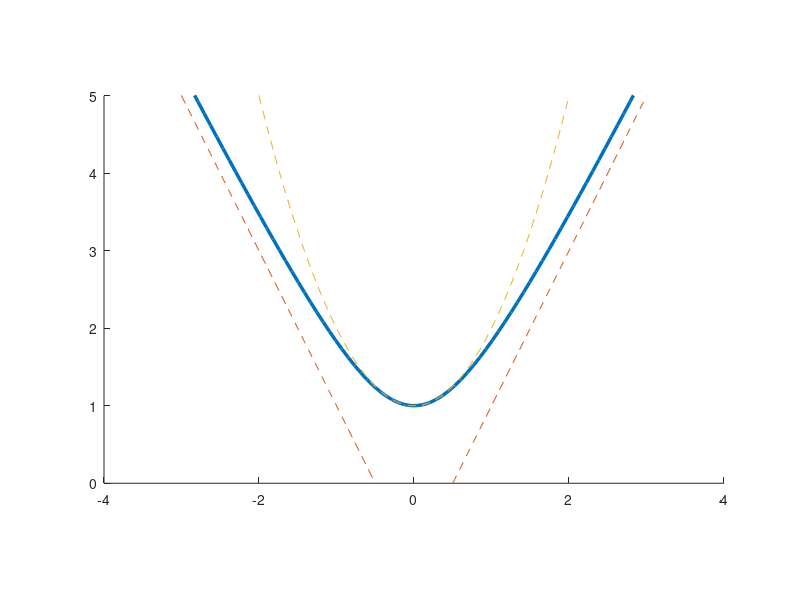

MATLAB code for this plot: (Note: this script raises an error after producing the figure.)
clear;
clc;

chrb = @(x,eps) 2*(eps^2)*sqrt(1+(x^2)/(eps^2))-2*(eps^2)+1;
fnc1 = @(x) chrb(x,1);
fnp = @(x) log(1+x^2);
fna = @(x) 2*abs(x)-1;
fnq = @(x) x*x+1;
x = linspace(-4,4,100);
y1 = arrayfun(fnc1,x);
y2 = arrayfun(fna,x);
y3 = arrayfun(fnq,x);

hold on;
p1 = plot(x,y1);
p3 = plot(x,y2,'--');
p4 = plot(x,y3,'--');
axis([-inf inf 0 5]);
axis equal
set(p1, 'Linewidth', 2.5);
set(p2, 'Linewidth', 2.5);
set(p3, 'Linewidth', 1.3);
set(p4, 'Linewidth', 1.3);
